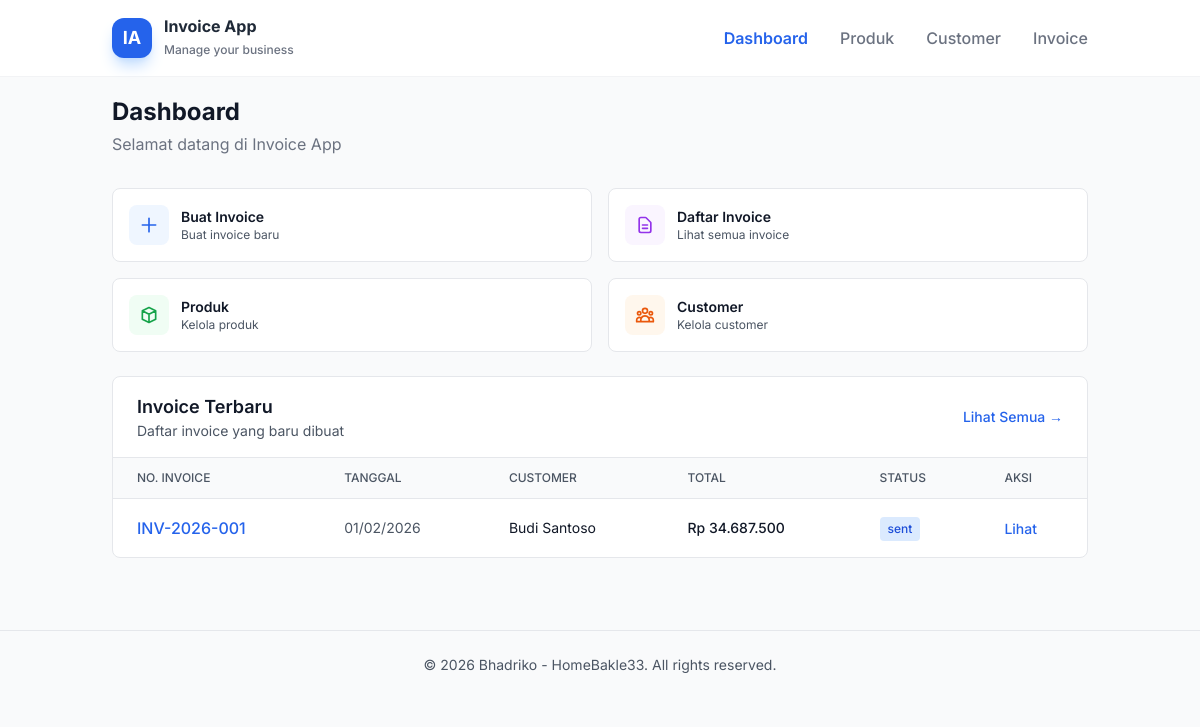
The page / on the database its author committed.
### tables this page shows
CREATE TABLE IF NOT EXISTS `invoices` (
  `id` int(11) NOT NULL AUTO_INCREMENT,
  `invoice_number` varchar(50) NOT NULL,
  `customer_id` int(11) DEFAULT NULL,
  `customer_name` varchar(255) NOT NULL,
  `customer_company` varchar(255) DEFAULT NULL,
  `customer_email` varchar(255) DEFAULT NULL,
  `customer_phone` varchar(50) DEFAULT NULL,
  `customer_address` text DEFAULT NULL,
  `customer_city` varchar(100) DEFAULT NULL,
  `customer_tax_id` varchar(50) DEFAULT NULL,
  `invoice_date` date NOT NULL,
  `due_date` date DEFAULT NULL,
  `subtotal` decimal(15,2) NOT NULL DEFAULT 0.00,
  `discount_type` enum('percentage','fixed') DEFAULT NULL,
  `discount_value` decimal(15,2) DEFAULT 0.00,
  `discount_amount` decimal(15,2) DEFAULT 0.00,
  `tax_rate` decimal(5,2) DEFAULT 0.00 COMMENT 'PPN dalam persen',
  `tax_amount` decimal(15,2) DEFAULT 0.00,
  `total` decimal(15,2) NOT NULL DEFAULT 0.00,
  `paid_amount` decimal(15,2) DEFAULT 0.00,
  `status` enum('draft','sent','paid','partial','overdue','cancelled') NOT NULL DEFAULT 'draft',
  `payment_method` varchar(100) DEFAULT NULL,
  `payment_date` date DEFAULT NULL,
  `notes` text DEFAULT NULL,
  `terms` text DEFAULT NULL COMMENT 'Syarat & ketentuan',
  `created_by` int(11) DEFAULT NULL,
  `created_at` timestamp NOT NULL DEFAULT CURRENT_TIMESTAMP,
  `updated_at` timestamp NOT NULL DEFAULT CURRENT_TIMESTAMP ON UPDATE CURRENT_TIMESTAMP,
  PRIMARY KEY (`id`),
  UNIQUE KEY `invoice_number` (`invoice_number`),
  KEY `customer_id` (`customer_id`),
  KEY `invoice_date` (`invoice_date`),
  KEY `status` (`status`),
  CONSTRAINT `fk_invoices_customer` FOREIGN KEY (`customer_id`) REFERENCES `customers` (`id`) ON DELETE SET NULL
);

### index.php (the view, shortened to what this page needs)
<?php
$db = getDB();
?>
<!DOCTYPE html>
<html lang="id">
<head>
    <script src="https://cdn.tailwindcss.com"></script>
</head>
<body class="bg-gray-50 text-gray-800">
    <nav class="glass-header fixed w-full z-10 top-0">
        <div class="container mx-auto px-6 py-4">
            <div class="flex items-center justify-between">
                <div class="flex items-center gap-3">
                    <div class="w-10 h-10 bg-blue-600 rounded-xl flex items-center justify-center text-white font-bold text-lg shadow-lg shadow-blue-200">
                        IA
                    </div>
                    <div>
                        <span class="block font-bold text-gray-800 leading-tight">Invoice App</span>
                        <span class="text-xs text-gray-500 font-medium">Manage your business</span>
                    </div>
                </div>
                <div class="hidden md:flex items-center gap-8">
                    <a href="index.php" class="text-blue-600 font-semibold transition duration-200">Dashboard</a>
                    <a href="page/products/list.php" class="text-gray-500 hover:text-blue-600 font-medium transition duration-200">Produk</a>
                    <a href="page/customers/list.php" class="text-gray-500 hover:text-blue-600 font-medium transition duration-200">Customer</a>
                    <a href="page/invoices/list.php" class="text-gray-500 hover:text-blue-600 font-medium transition duration-200">Invoice</a>
                </div>
            </div>
        </div>
    </nav>
    <main class="container mx-auto px-6 pt-24 pb-6">
        <div class="mb-8">
            <h1 class="text-2xl font-bold text-gray-900 mb-1">Dashboard</h1>
            <p class="text-gray-500">Selamat datang di Invoice App</p>
        </div>
        <div class="grid grid-cols-1 md:grid-cols-2 gap-4 mb-6">
            <a href="page/invoices/create.php" class="bg-white border border-gray-200 rounded-lg p-4 hover-lift flex items-center gap-3">
                <div class="w-10 h-10 bg-blue-50 rounded-lg flex items-center justify-center text-blue-600 flex-shrink-0">
                    <svg class="w-5 h-5" fill="none" stroke="currentColor" viewBox="0 0 24 24">
                        <path stroke-linecap="round" stroke-linejoin="round" stroke-width="2" d="M12 4v16m8-8H4"/>
                    </svg>
                </div>
                <div>
                    <h3 class="font-semibold text-gray-900 text-sm">Buat Invoice</h3>
                    <p class="text-xs text-gray-600">Buat invoice baru</p>
                </div>
            </a>
            <a href="page/invoices/list.php" class="bg-white border border-gray-200 rounded-lg p-4 hover-lift flex items-center gap-3">
                <div class="w-10 h-10 bg-purple-50 rounded-lg flex items-center justify-center text-purple-600 flex-shrink-0">
                    <svg class="w-5 h-5" fill="none" stroke="currentColor" viewBox="0 0 24 24">
                        <path stroke-linecap="round" stroke-linejoin="round" stroke-width="2" d="M9 12h6m-6 4h6m2 5H7a2 2 0 01-2-2V5a2 2 0 012-2h5.586a1 1 0 01.707.293l5.414 5.414a1 1 0 01.293.707V19a2 2 0 01-2 2z"/>
                    </svg>
                </div>
                <div>
                    <h3 class="font-semibold text-gray-900 text-sm">Daftar Invoice</h3>
                    <p class="text-xs text-gray-600">Lihat semua invoice</p>
                </div>
            </a>
            <a href="page/products/list.php" class="bg-white border border-gray-200 rounded-lg p-4 hover-lift flex items-center gap-3">
                <div class="w-10 h-10 bg-green-50 rounded-lg flex items-center justify-center text-green-600 flex-shrink-0">
                    <svg class="w-5 h-5" fill="none" stroke="currentColor" viewBox="0 0 24 24">
                        <path stroke-linecap="round" stroke-linejoin="round" stroke-width="2" d="M20 7l-8-4-8 4m16 0l-8 4m8-4v10l-8 4m0-10L4 7m8 4v10M4 7v10l8 4"/>
                    </svg>
                </div>
                <div>
                    <h3 class="font-semibold text-gray-900 text-sm">Produk</h3>
                    <p class="text-xs text-gray-600">Kelola produk</p>
                </div>
            </a>
            <a href="page/customers/list.php" class="bg-white border border-gray-200 rounded-lg p-4 hover-lift flex items-center gap-3">
                <div class="w-10 h-10 bg-orange-50 rounded-lg flex items-center justify-center text-orange-600 flex-shrink-0">
                </div>
                <div>
                    <h3 class="font-semibold text-gray-900 text-sm">Customer</h3>
                    <p class="text-xs text-gray-600">Kelola customer</p>
                </div>
            </a>
        </div>
        <div class="bg-white border border-gray-200 rounded-lg">
            <div class="px-6 py-4 border-b border-gray-200 flex items-center justify-between">
                <div>
                    <h2 class="text-lg font-semibold text-gray-900">Invoice Terbaru</h2>
                    <p class="text-sm text-gray-600">Daftar invoice yang baru dibuat</p>
                </div>
                <a href="page/invoices/list.php" class="text-sm text-blue-600 hover:text-blue-700 font-medium">
                    Lihat Semua →
                </a>
            </div>
            <?php
            try {
                $stmt = $db->query("SELECT * FROM view_invoice_summary ORDER BY invoice_date DESC LIMIT 5");
                $invoices = $stmt->fetchAll();
                if (empty($invoices)) {
                    echo '<div class="px-6 py-12 text-center">';
                    echo '<div class="text-5xl mb-3">📄</div>';
                    echo '<p class="text-gray-600 mb-4">Belum ada invoice</p>';
                    echo '<a href="page/invoices/create.php" class="inline-block px-4 py-2 bg-blue-600 text-white rounded-lg hover:bg-blue-700 text-sm font-medium">';
                    echo 'Buat Invoice Pertama';
                    echo '</a>';
                    echo '</div>';
                } else {
                    echo '<div class="overflow-x-auto">';
                    echo '<table class="w-full">';
                    echo '<thead>';
                    echo '<tr class="border-b border-gray-200 bg-gray-50">';
                    echo '<th class="text-left px-6 py-3 text-xs font-medium text-gray-600 uppercase">No. Invoice</th>';
                    echo '<th class="text-left px-6 py-3 text-xs font-medium text-gray-600 uppercase">Tanggal</th>';
                    echo '<th class="text-left px-6 py-3 text-xs font-medium text-gray-600 uppercase">Customer</th>';
                    echo '<th class="text-left px-6 py-3 text-xs font-medium text-gray-600 uppercase">Total</th>';
                    echo '<th class="text-left px-6 py-3 text-xs font-medium text-gray-600 uppercase">Status</th>';
                    echo '<th class="text-left px-6 py-3 text-xs font-medium text-gray-600 uppercase">Aksi</th>';
                    echo '</tr>';
                    echo '</thead>';
                    echo '<tbody class="divide-y divide-gray-200">';
                    foreach ($invoices as $inv) {
                        echo '<tr class="hover:bg-gray-50">';
                        echo '<td class="px-6 py-4"><span class="font-medium text-blue-600">' . htmlspecialchars($inv['invoice_number']) . '</span></td>';
                        echo '<td class="px-6 py-4 text-sm text-gray-600">' . date('d/m/Y', strtotime($inv['invoice_date'])) . '</td>';
                        echo '<td class="px-6 py-4 text-sm text-gray-900">' . htmlspecialchars($inv['customer_name']) . '</td>';
                        echo '<td class="px-6 py-4 text-sm font-medium text-gray-900">Rp ' . number_format($inv['total'], 0, ',', '.') . '</td>';
                        echo '<td class="px-6 py-4"><span class="inline-block px-2 py-1 text-xs font-medium bg-blue-100 text-blue-700 rounded">' . htmlspecialchars($inv['status']) . '</span></td>';
                        echo '<td class="px-6 py-4">';
                        echo '<a href="page/invoices/view.php?id=' . $inv['id'] . '" class="text-sm text-blue-600 hover:text-blue-700 font-medium">Lihat</a>';
                        echo '</td>';
                        echo '</tr>';
                    }
                    echo '</tbody>';
                    echo '</table>';
                    echo '</div>';
                }
            } catch (Exception $e) {
                echo '<div class="px-6 py-4 bg-red-50 border-t border-red-100">';
                echo '<p class="text-sm text-red-600">Error: ' . $e->getMessage() . '</p>';
                echo '</div>';
            }
            ?>
        </div>
    </main>
    <footer class="border-t border-gray-200 mt-12 py-6">
        <div class="container mx-auto px-6 text-center text-sm text-gray-600">
            <p>&copy; 2026 Bhadriko - HomeBakle33. All rights reserved.</p>
        </div>
    </footer>
</body>
</html>

### index.php (style rules this page uses)
body { font-family: 'Inter', sans-serif; background-color: #f3f4f6; }
.glass-header { background: rgba(255, 255, 255, 0.9); backdrop-filter: blur(10px); border-bottom: 1px solid rgba(229, 231, 235, 0.5); }
.hover-lift { transition: transform 0.2s ease, box-shadow 0.2s ease; }

### rows shown on the page
invoices: invoice_number "INV-2026-001", invoice_date "01/02/2026", customer_name "Budi Santoso", total "34.687.500", status "sent"
